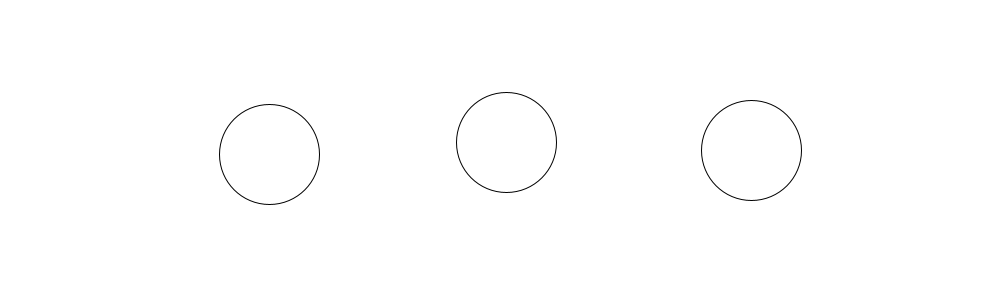
Frame 1 (no input)
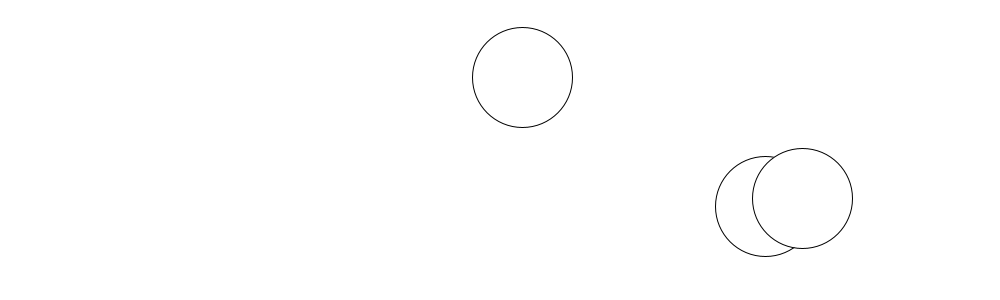
Frame 60 (the mouse pressed at the canvas centre just before this capture)
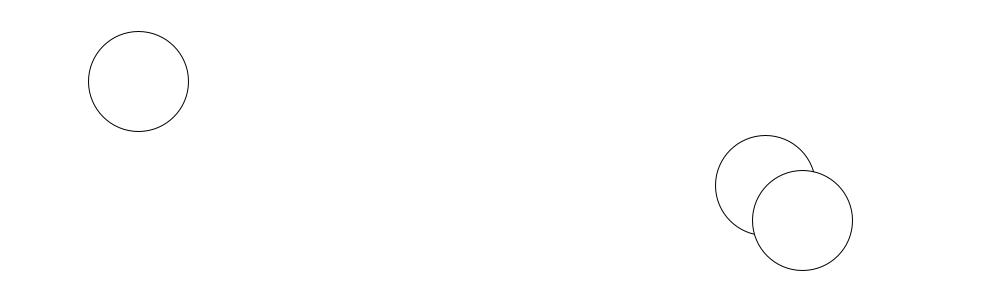
Frame 120 (the mouse held since frame 60 and released just before this capture)

The Processing sketch that drew these frames (run headless with seeded random() and noise(); from frame 60 on, the mouse is pressed at the canvas centre):

// Processing sketch: Energy_Transfer
// ── Energy_Transfer.pde
Ball[] balls = new Ball[3];

void setup() {
  size(1000, 300);
  balls[0] = new Ball(width/4, height/2, 0);
  balls[1] = new Ball(width/4*3, height/2, 1);
  balls[2] = new Ball(width/2, height/2, 2);
}

void draw() {
  background(255);
  balls[0].update();
  balls[1].update();
  balls[2].update();
}

class Ball {
  float x, y, degrees, mass, radius, force;
  int pos;

  Ball(float x_, float y_, int position_) {
    x = x_;
    y = y_;
    degrees = random(360);
    radius = 50;
    mass = sq(PI*radius);
    force = 500000;
    pos = position_;
    if (pos == 1) {
      force = 50000;
    }
    if (pos == 2) {
      force = 250000;
    }
    else {
      degrees = random(0, 45);
    }
  }

  void update() {
    //Walls
    if (x <= radius) {
      x = radius;
      degrees = collision(90, degrees);
    }
    if (x >= width-radius) {
      x = width-radius;
      degrees = collision(270, degrees);
    }
    if (y <= radius) {
      y = radius;
      degrees = collision(180, degrees);
    }
    if (y >= height-radius) {
      y = height-radius;
      degrees = collision(0, degrees);
    }
    
    //Ball Collision
    for (int i = 0; i < balls.length; i++) {
      if (i != pos && dist(x, y, balls[i].x, balls[i].y) <= radius + balls[i].radius) {
        degrees = collision(atan((y-balls[i].y)/(x-balls[i].x))+90, degrees);
        float f = balls[i].force;
        balls[i].force = force;
        force = f;
      }
    }

    x += cos(radians(degrees)) * (force/mass);
    y += sin(radians(degrees)) * (force/mass);
    
    ellipse(x, y, radius*2, radius*2);
  }
}


float collision(float reflection_, float degrees_) {
  float angle = reflection_ - degrees_;
  angle = reflection_ + angle;
  if (angle < 0)
    angle += 360;
  if (angle > 360)
    angle -= 360;
  return angle;
}
